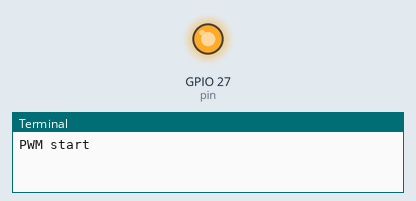
The program below on a simulated Raspberry Pi (BCM pin numbers). On the bench: output pins drawn as LEDs (lit = HIGH), the last lines printed to the terminal. At 15.0 s the program stops and its outputs stay as they are.

Above: at 0.1 s.
At 5.1 s:
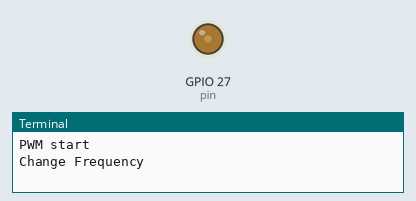
At 10.1 s:
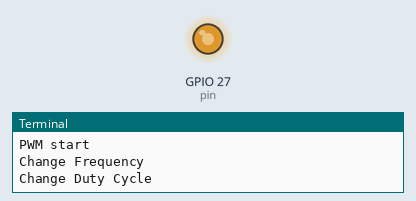
At 15.1 s:
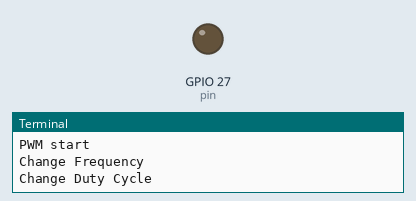
Timing chart, 0 to 16.5 s (numbered marks = the images above):
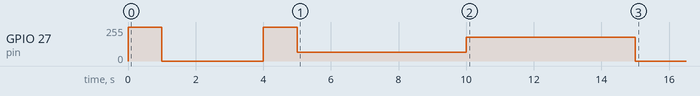

Measured:
- by itself, GPIO 27 (pin): 0/255 → 255/255 at 0.00 s, → 0/255 1.0 s later, → 255/255 3.0 s later, → 64/255 1.0 s later, … (6 changes in this stretch)

The program:

PWM.py
```python
import time


import RPi.GPIO as gpio
gpio.setmode(gpio.BCM)

#Variables
pin = 27 #Whatever gpio pin goning to PWM with
freq = 0.25 #Original Frequency in Hz (how many oscilations per second)
duty = 25 #Original Duty cycle
freqn = 50 #New Frequency
dutyn = 70 #New Duty cycle

gpio.setup(pin, gpio.OUT)
p = gpio.PWM(pin, freq) #input (channel, frequency) in here
p.start(duty) #input duty cycle in here (0.0 - 100.0) Higher = Brighter
print("PWM start")
time.sleep(5) #Delay Time for PWM to function

p.ChangeFrequency(freqn) #input new frequency
print("Change Frequency")
time.sleep(5) #Delay Time for PWM to function

p.ChangeDutyCycle(dutyn) #input new frequency
print("Change Duty Cycle")
time.sleep(5) #Delay Time for PWM to function

p.stop() #Stop PWM
gpio.cleanup()
```
